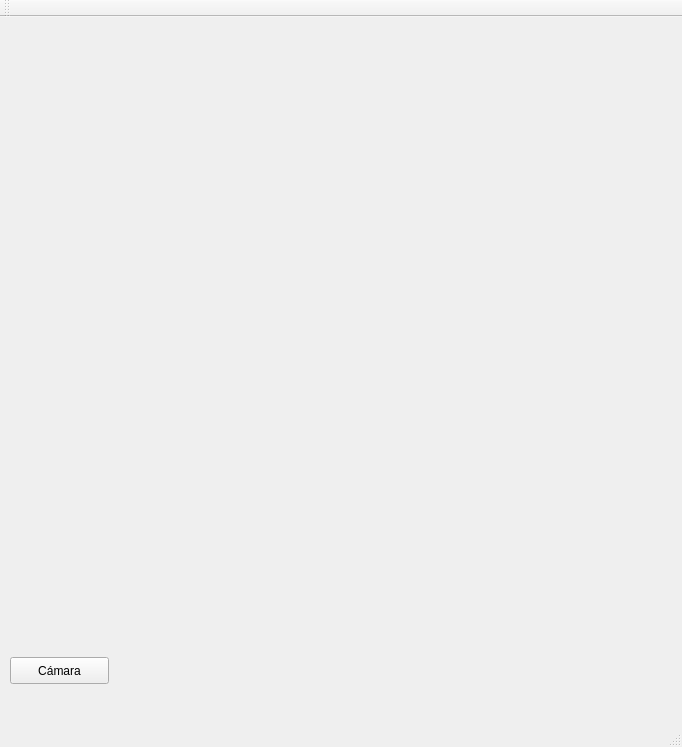
<?xml version="1.0" encoding="UTF-8"?>
<ui version="4.0">
 <class>MainWindow</class>
 <widget class="QMainWindow" name="MainWindow">
  <property name="geometry">
   <rect>
    <x>0</x>
    <y>0</y>
    <width>682</width>
    <height>747</height>
   </rect>
  </property>
  <property name="windowTitle">
   <string>MainWindow</string>
  </property>
  <widget class="QWidget" name="centralWidget">
   <widget class="QPushButton" name="pushButton">
    <property name="geometry">
     <rect>
      <x>10</x>
      <y>640</y>
      <width>99</width>
      <height>27</height>
     </rect>
    </property>
    <property name="text">
     <string>Cámara</string>
    </property>
   </widget>
   <widget class="QLabel" name="lbl1">
    <property name="geometry">
     <rect>
      <x>30</x>
      <y>20</y>
      <width>420</width>
      <height>280</height>
     </rect>
    </property>
    <property name="text">
     <string/>
    </property>
   </widget>
   <widget class="QLabel" name="lbl2">
    <property name="geometry">
     <rect>
      <x>30</x>
      <y>330</y>
      <width>420</width>
      <height>280</height>
     </rect>
    </property>
    <property name="text">
     <string/>
    </property>
   </widget>
  </widget>
  <widget class="QMenuBar" name="menuBar">
   <property name="geometry">
    <rect>
     <x>0</x>
     <y>0</y>
     <width>682</width>
     <height>25</height>
    </rect>
   </property>
  </widget>
  <widget class="QToolBar" name="mainToolBar">
   <attribute name="toolBarArea">
    <enum>TopToolBarArea</enum>
   </attribute>
   <attribute name="toolBarBreak">
    <bool>false</bool>
   </attribute>
  </widget>
  <widget class="QStatusBar" name="statusBar"/>
 </widget>
 <layoutdefault spacing="6" margin="11"/>
 <resources/>
 <connections/>
</ui>
